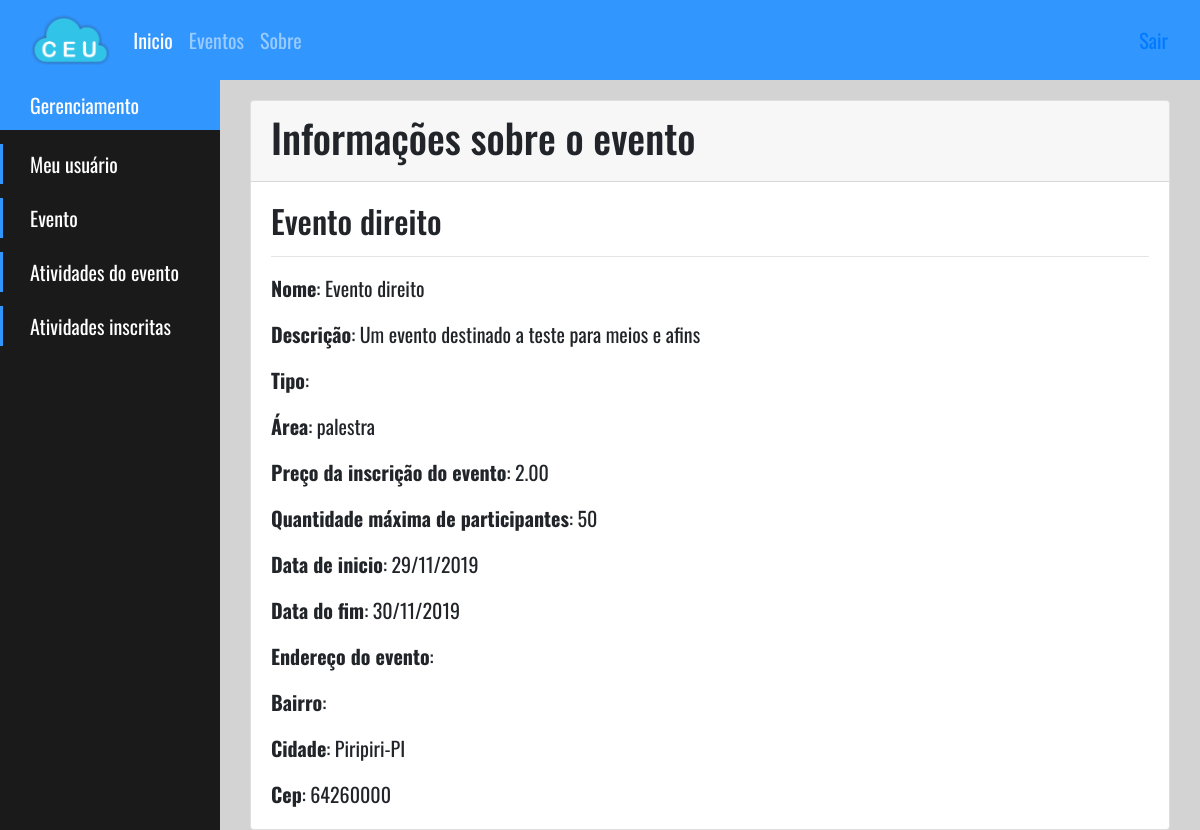
The app's page /usuario/eventosInscritos/evento/index.php?id=8 with its own data.
### tables this page shows
CREATE TABLE `tb_evento` (
  `id` int(11) NOT NULL,
  `id_usuario` int(11) NOT NULL,
  `nome` varchar(50) NOT NULL,
  `email` varchar(50) NOT NULL,
  `descricao` varchar(1000) NOT NULL,
  `area` varchar(50) NOT NULL,
  `preco_evento` float(5,2) NOT NULL DEFAULT 0.00,
  `qntd_part` int(11) NOT NULL,
  `data_inicio` varchar(20) NOT NULL,
  `data_fim` varchar(20) NOT NULL,
  `estado` varchar(20) NOT NULL,
  `cidade` varchar(50) NOT NULL,
  `cep` int(11) NOT NULL,
  `data_cadastro` datetime NOT NULL DEFAULT current_timestamp(),
  `num_usuario_cads` int(11) NOT NULL DEFAULT 0
);

### usuario/eventosInscritos/evento/index.php (the view, shortened to what this page needs)
<?php
    try {
        $conexao = new Conexao();
        $queryEvento = '
            select * from tb_evento where id = :id
        ';
        $stmtEvento = $conexao->prepare($queryEvento);
        $stmtEvento->bindValue(':id', $_GET['id']);
        $stmtEvento->execute();
        $evento = $stmtEvento->fetch(PDO::FETCH_OBJ);
    } catch (PDOException $e) {
        echo 'Erro: '.$e->getCode().' Mensagem: '.$e->getMessage();
    }
?>
<!DOCTYPE html>
<html>
<head>
    <link rel="stylesheet" href="../../../_css/style_menu.css" />
    <link rel="stylesheet" href="https://stackpath.bootstrapcdn.com/bootstrap/4.3.1/css/bootstrap.min.css">
    <link rel="stylesheet" href="../../../_css/style_gerenciamento_usuario.css">
    <link rel="stylesheet" href="../../../_css/style_menu.css">
</head>
<body>
    <nav class="navbar navbar-expand-lg navbar-dark navbar-full fixed-top" style="background-color: rgb(50, 150, 255); height: 80px;">
        <div class="logo" style="height: 80px">
            <a href="#inicio";>
                <img src="../../../_imagens/CEU_noname_pequeno.png" />
            </a>
        </div>
        <div class="collapse navbar-collapse menuTeste" id="navbarNav">
            <ul class="navbar-nav">
                <li class="nav-item active">
                    <a class="nav-link" href="#">Inicio <span class="sr-only">(current)</span></a>
                </li>
                <li class="nav-item">
                    <a class="nav-link" href="../../../evento/">Eventos</a>
                </li>
                <li class="nav-item">
                    <a class="nav-link" href="#">Sobre</a>
                </li>
            </ul>
        </div>
        <aside class="nav-item">
            <a class="nav-link" href="../../../service/logoff.php">Sair</a>
        </aside>
    </nav>
    <div class="sidebar-container">
        <div class="sidebar-logo">
            Gerenciamento
        </div>
        <ul class="sidebar-navigation">
            <li>
                <a href="../../">
                    <i class="fa fa-home" aria-hidden="true"></i> Meu usuário
                </a>
            </li>
            <li>
                <a href="">
                    <i class="fa fa-tachometer" aria-hidden="true"></i> Evento
                </a>
            </li>
            <li>
                <a href="./atividades/?id=<?= $_GET['id'] ?>">
                    <i class="fa fa-tachometer" aria-hidden="true"></i> Atividades do evento
                </a>
            </li>
            <li>
                <a href="./atividadesInscritas/?id=<?= $_GET['id'] ?>">
                    <i class="fa fa-tachometer" aria-hidden="true"></i> Atividades inscritas
                </a>
            </li>
        </ul>
    </div>
    <div class="content-container">
        <div class="container-fluid">
            <div class="container-fluid">
                <div class="card" style="margin-top: 4em">
                    <div class="card-header">
                        <h1>Informações sobre o evento</h1>
                    </div>
                    <div class="card-body">
                        <h2 class="card-title"><?=$evento->nome?></h2>
                        <hr>
                        <p class="card-text"><strong>Nome</strong>: <?= $evento->nome ?></p>
                        <p class="card-text"><strong>Descrição</strong>: <?= $evento->descricao ?></p>
                        <p class="card-text"><strong>Tipo</strong>: <?= $evento->tipo ?></p>
                        <p class="card-text"><strong>Área</strong>: <?= $evento->area ?></p>
                        <p class="card-text"><strong>Preço da inscrição do evento</strong>: <?= $evento->preco_evento ?></p>
                        <p class="card-text"><strong>Quantidade máxima de participantes</strong>: <?= $evento->qntd_part ?></p>
                        <p class="card-text"><strong>Data de inicio</strong>: <?= $evento->data_inicio ?></p>
                        <p class="card-text"><strong>Data do fim</strong>: <?= $evento->data_fim ?></p>
                        <p class="card-text"><strong>Endereço do evento</strong>: <?= $evento->endereco ?></p>
                        <p class="card-text"><strong>Bairro</strong>: <?= $evento->bairro ?></p>
                        <p class="card-text"><strong>Cidade</strong>: <?= $evento->cidade ?>-<?= $evento->estado ?> </p>
                        <p class="card-text"><strong>Cep</strong>: <?= $evento->cep ?></p>
                    </div>
                </div>
        </div>
    </div>
</body>
</html>

### _css/style_menu.css (style rules this page uses)
* { box-sizing: border-box; }
body { margin: 0; font-family: 'Oswald', sans-serif; font-size: 15pt; background-color: lightgray; }
.logo { display: inline-block; height: 80px; padding: 15px; }
.logo img { height: 100%; }

### _css/style_gerenciamento_usuario.css (style rules this page uses)
.sidebar-container { position: fixed; width: 220px; height: 100%; left: 0; top: 80px; overflow-x: hidden; overflow-y: auto; background: #1a1a1a; color: #fff; }
.content-container { padding-top: 20px; }
.sidebar-logo { padding: 10px 15px 10px 30px; font-size: 20px; background-color: rgb(50, 150, 255); }
.sidebar-navigation { padding: 0; margin: 0; list-style-type: none; position: relative; }
.sidebar-navigation li { background-color: transparent; position: relative; display: inline-block; width: 100%; line-height: 20px; }
.sidebar-navigation li a { padding: 10px 15px 10px 30px; display: grid; color: #fff; }
.sidebar-navigation li::before { background-color: rgb(50, 150, 255); position: absolute; content: ''; height: 100%; left: 0; top: 0; -webkit-transition: width 0.2s ease-in; transition: width 0.2s ease-in; width: 3px; z-index: -1; }
.content-container { padding-left: 220px; }

### records on screen
tb_evento: nome "Evento direito", descricao "Um evento destinado a teste para meios e afins", area "palestra", preco_evento "2.00", qntd_part "50", data_inicio "29/11/2019", data_fim "30/11/2019", cidade "Piripiri", estado "PI", cep "64260000"
